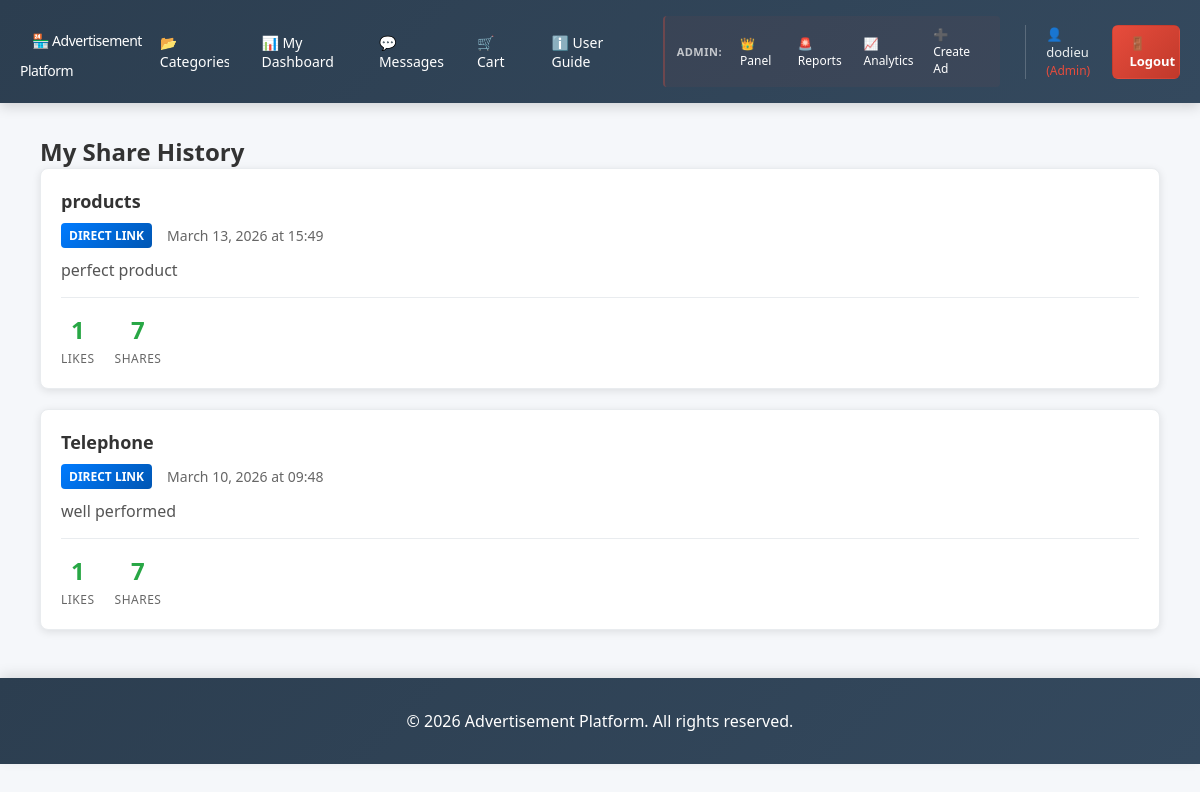
Page /user/share-history/ (signed in) on the committed database.
### myapp/models.py (models this page shows, shortened)
class Share(models.Model):
    SHARE_METHODS = [
        ('facebook', 'Facebook'),
        ('twitter', 'Twitter'),
        ('whatsapp', 'WhatsApp'),
        ('telegram', 'Telegram'),
        ('email', 'Email'),
        ('link', 'Direct Link'),
        ('other', 'Other'),
    ]
    user = models.ForeignKey(
        settings.AUTH_USER_MODEL,
        on_delete=models.CASCADE,
        related_name='shares_made'
    )
    advertisement = models.ForeignKey(
        Advertisement,
        on_delete=models.CASCADE,
        related_name='shares'
    )
    share_method = models.CharField(
        max_length=20,
        choices=SHARE_METHODS,
        default='link'
    )
    shared_at = models.DateTimeField(auto_now_add=True)
    ip_address = models.GenericIPAddressField(null=True, blank=True)
    user_agent = models.TextField(blank=True, null=True)
    class Meta:
        ordering = ['-shared_at']
        unique_together = ['user', 'advertisement', 'share_method']  # Prevent duplicate shares of same method

class Advertisement(models.Model):
    STATUS_CHOICES = [
        ('active', 'Active'),
        ('sold', 'Sold'),
        ('expired', 'Expired'),
        ('pending', 'Pending Approval'),
    ]
    user = models.ForeignKey(
        settings.AUTH_USER_MODEL,
        on_delete=models.CASCADE,
        related_name="ads"
    )
    image = models.ImageField(
        upload_to='advertisements/',
        default='defaults/no-image.png',
        blank=True,
        null=True
    )
    title = models.CharField(max_length=200)
    slug = models.SlugField(unique=True)
    description = models.TextField()
    price = models.DecimalField(max_digits=12, decimal_places=2)
    category = models.ForeignKey(
        Category,
        on_delete=models.SET_NULL,
        null=True
    )
    city = models.CharField(max_length=100)
    status = models.CharField(
        max_length=20,
        choices=STATUS_CHOICES,
        default='pending'
    )
    views = models.PositiveIntegerField(default=0)
    is_featured = models.BooleanField(default=False)
    likes = models.ManyToManyField(
        settings.AUTH_USER_MODEL,
        related_name='liked_ads',
        blank=True
    )
    shares_count = models.PositiveIntegerField(default=0)  # optional: simple share counter
    created_at = models.DateTimeField(auto_now_add=True)
    updated_at = models.DateTimeField(auto_now=True)
    class Meta:
        ordering = ['-created_at']
    def total_likes(self):
        return self.likes.count()

### myapp/views.py (the view)
# urls.py: path('user/share-history/', views.UserShareHistoryView.as_view(), name='user-share-history'),
class UserShareHistoryView(LoginRequiredMixin, ListView):
    model = Share
    template_name = 'myapp/user_share_history.html'
    context_object_name = 'shares'
    paginate_by = 20
    def get_queryset(self):
        return Share.objects.filter(user=self.request.user).select_related('advertisement')

### myapp/Templates/myapp/user_share_history.html (shortened to what this page needs)
{% extends 'myapp/base.html' %}
{% block content %}
<div class="container">
    <h2>My Share History</h2>
    {% if shares %}
        <div class="share-history">
            {% for share in shares %}
                <div class="share-item">
                    <div class="share-content">
                        <h3><a href="{% url 'advertisement-detail' share.advertisement.slug %}">{{ share.advertisement.title }}</a></h3>
                        <div class="share-details">
                            <span class="share-method">{{ share.get_share_method_display }}</span>
                            <span class="share-date">{{ share.shared_at|date:"F d, Y \a\t H:i" }}</span>
                        </div>
                        <p class="ad-description">{{ share.advertisement.description|truncatechars:100 }}</p>
                    </div>
                    <div class="share-stats">
                        <div class="stat">
                            <span class="stat-number">{{ share.advertisement.total_likes }}</span>
                            <span class="stat-label">Likes</span>
                        </div>
                        <div class="stat">
                            <span class="stat-number">{{ share.advertisement.shares_count }}</span>
                            <span class="stat-label">Shares</span>
                        </div>
                    </div>
                </div>
            {% endfor %}
        </div>
    {% else %}
        <div class="no-shares">
            <h3>You haven't shared any advertisements yet</h3>
            <p>Start sharing advertisements to help them reach more people!</p>
            <a href="{% url 'advertisement-list' %}" class="btn btn-primary">Browse Advertisements</a>
        </div>
    {% endif %}
</div>
{% endblock %}

### myapp/Templates/myapp/base.html (shortened to what this page needs)
<!DOCTYPE html>
<html lang="en">
<head>
</head>
<body>
    <header>
        <nav>
            <h1><a href="{% url 'landing' %}">🏪 Advertisement Platform</a></h1>
            <div class="nav-menu">
                <div class="nav-links">
                    {% if user.is_authenticated %}
                        <a href="{% url 'category-list' %}">📂 Categories</a>
                        <a href="{% url 'user-dashboard' %}">📊 My Dashboard</a>
                        <a href="{% url 'inbox' %}">💬 Messages</a>
                        <a href="{% url 'cart' %}">🛒 Cart</a>
                        <a href="{% url 'user-roles' %}">ℹ️ User Guide</a>
                        {% if user.is_staff %}
                            <div class="admin-section">
                                <span class="admin-label">Admin:</span>
                                <a href="{% url 'admin-dashboard' %}">👑 Panel</a>
                                <a href="{% url 'admin-reports' %}">🚨 Reports</a>
                                <a href="{% url 'share-analytics' %}">📈 Analytics</a>
                                <a href="{% url 'advertisement-create' %}">➕ Create Ad</a>
                            </div>
                        {% endif %}
                    {% endif %}
                </div>
                <div class="auth-links">
                    {% if user.is_authenticated %}
                        <div class="user-info">
                            <span>👤 {{ user.username }}
                                {% if user.is_staff %}
                                    <span style="color: #e74c3c; font-size: 12px;">(Admin)</span>
                                {% else %}
                                    <span style="color: #27ae60; font-size: 12px;">(User)</span>
                                {% endif %}
                            </span>
                        </div>
                        <a href="{% url 'user-logout' %}" class="btn-logout">🚪 Logout</a>
                    {% else %}
                        <a href="{% url 'login' %}" class="btn-login">🔐 Login</a>
                        <a href="{% url 'signup' %}" class="btn-signup">📝 Create Account</a>
                    {% endif %}
                </div>
            </div>
        </nav>
    </header>
    <div class="container">
        {% block content %}{% endblock %}
    </div>
    <footer>
        <p>&copy; 2026 Advertisement Platform. All rights reserved.</p>
    </footer>
</body>
</html>

### myapp/Templates/myapp/base.html (style rules this page uses)
* { margin: 0; padding: 0; box-sizing: border-box; }
body { font-family: 'Segoe UI', Tahoma, Geneva, Verdana, sans-serif; background-color: #f5f7fa; color: #333; }
header { background: linear-gradient(135deg, #2c3e50 0%, #34495e 100%); color: white; padding: 1rem 0; box-shadow: 0 4px 12px rgba(0,0,0,0.15); position: sticky; top: 0; z-index: 100; }
nav { max-width: 1200px; margin: 0 auto; display: flex; justify-content: space-between; align-items: center; padding: 0 20px; }
nav h1 { font-size: 22px; font-weight: 700; letter-spacing: -0.5px; }
nav h1 a { color: white; text-decoration: none; transition: color 0.3s; }
.nav-menu { display: flex; align-items: center; gap: 25px; }
.nav-links { display: flex; gap: 20px; align-items: center; }
.admin-section { display: flex; align-items: center; gap: 10px; margin-left: 20px; padding-left: 20px; border-left: 2px solid rgba(231, 76, 60, 0.3); background: rgba(231, 76, 60, 0.05); border-radius: 4px; padding: 6px 12px; }
.admin-label { font-size: 11px; color: rgba(255,255,255,0.7); font-weight: 600; text-transform: uppercase; letter-spacing: 0.5px; }
.admin-section a { font-size: 12px; padding: 4px 8px; }
nav a { color: white; text-decoration: none; font-size: 14px; font-weight: 500; transition: all 0.25s ease; padding: 8px 12px; border-radius: 4px; position: relative; overflow: hidden; }
nav a::after { content: ""; position: absolute; left: 50%; bottom: 6px; width: 0; height: 2px; background: rgba(52, 152, 219, 1); border-radius: 2px; transition: width 0.25s ease, left 0.25s ease; }
.auth-links { display: flex; gap: 10px; align-items: center; border-left: 1px solid rgba(255,255,255,0.2); padding-left: 20px; }
.btn-logout { background: linear-gradient(135deg, #e74c3c, #c0392b); color: white; padding: 8px 16px; border-radius: 6px; text-decoration: none; font-weight: 600; font-size: 13px; transition: all 0.3s; border: 1px solid transparent; }
.user-info { position: relative; display: flex; align-items: center; gap: 8px; font-size: 13px; color: #ecf0f1; cursor: pointer; }
.container { max-width: 1200px; margin: 2rem auto; padding: 0 20px; }
footer { background: linear-gradient(135deg, #2c3e50 0%, #34495e 100%); color: white; text-align: center; padding: 2rem; margin-top: 3rem; box-shadow: 0 -4px 12px rgba(0,0,0,0.1); }

### myapp/Templates/myapp/user_share_history.html (style rules this page uses)
.share-history { display: flex; flex-direction: column; gap: 20px; }
.share-item { background: white; border: 1px solid #e9ecef; border-radius: 8px; padding: 20px; box-shadow: 0 2px 8px rgba(0,0,0,0.1); transition: box-shadow 0.3s; }
.share-content { flex: 1; }
.share-content h3 { margin: 0 0 10px 0; font-size: 18px; }
.share-content h3 a { color: #333; text-decoration: none; }
.share-details { display: flex; gap: 15px; margin-bottom: 10px; align-items: center; }
.share-method { background: linear-gradient(135deg, #007bff, #0056b3); color: white; padding: 4px 8px; border-radius: 4px; font-size: 12px; font-weight: 600; text-transform: uppercase; }
.share-date { color: #666; font-size: 14px; }
.ad-description { color: #555; line-height: 1.5; margin: 0; }
.share-stats { display: flex; gap: 20px; margin-top: 15px; padding-top: 15px; border-top: 1px solid #e9ecef; }
.stat { text-align: center; }
.stat-number { display: block; font-size: 24px; font-weight: 700; color: #28a745; }
.stat-label { font-size: 12px; color: #666; text-transform: uppercase; letter-spacing: 0.5px; }

### rows in the picture
Share: advertisement "products", share_method "DIRECT LINK", shared_at "March 13, 2026 at 15:49", advertisement.description "perfect product", advertisement.total_likes "1", advertisement.shares_count "7"
Share: advertisement "Telephone", share_method "DIRECT LINK", shared_at "March 10, 2026 at 09:48", advertisement.description "well performed", advertisement.total_likes "1", advertisement.shares_count "7"

### other values in the picture
{{ user.username }} "dodieu"
